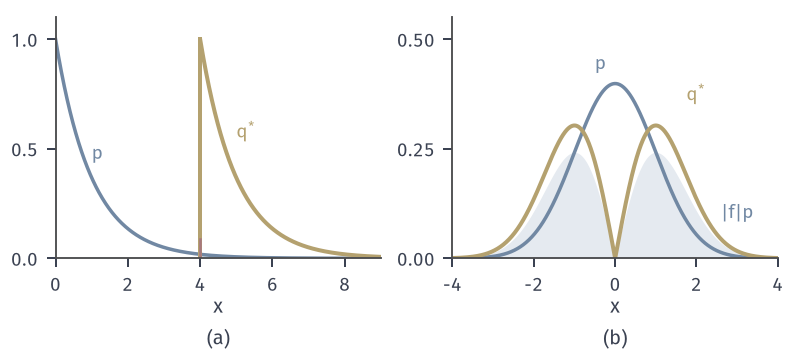

The Python source for this figure:
from pathlib import Path
import sys
HERE = Path(__file__).resolve().parent
sys.path.insert(0, str(HERE.parent/"vr-common"))
from vr_fig import *
# Ideal proposals q* = |f| p / E_P|f|.
# (a) p = Exp(1), f = 1{x>4}: |f|p = e^{-x} on x>4 (area e^{-4}), q*(x) = e^{-(x-4)} on x>4.
# (b) p = N(0,1), f(x) = x: |f|p = |x| phi(x), q*(x) = |x| phi(x)/sqrt(2/pi); I = 0, minimal variance 2/pi.
fig, axs = figure(width_mm=112, height_mm=50, ncols=2)
panel(fig, left=.07, right=.98, bottom=.27, top=.95, wspace=.22)
a, b = axs
x = np.linspace(0, 9, 900); p = np.exp(-x); qs = np.where(x > 4, np.exp(-(x-4)), 0)
m = x > 4
a.fill_between(x[m], 0, p[m], color=BLUE_FILL, lw=0)
a.plot(x, p, color=BLUE, lw=1.4)
a.plot(x[m], qs[m], color=YELLOW, lw=1.6); a.plot([4, 4], [0, 1], color=YELLOW, lw=1.6)
a.axvline(4, color=RED, lw=1.0, ymax=.08)
a.set_xlim(0, 9); a.set_ylim(0, 1.1); a.set_xticks([0, 2, 4, 6, 8]); a.set_yticks([0, .5, 1])
lab(a, 1.0, .45, r'$p$', BLUE); lab(a, 5.0, .55, r'$q^{*}$', YELLOW)
axlab(a, '$x$')
x = np.linspace(-4, 4, 801); p = phi(x); c = np.abs(x)*p; qs = c/math.sqrt(2/math.pi)
b.fill_between(x, 0, c, color=BLUE_FILL, lw=0)
b.plot(x, p, color=BLUE, lw=1.4); b.plot(x, qs, color=YELLOW, lw=1.6)
b.set_xlim(-4, 4); b.set_ylim(0, .55); b.set_xticks([-4, -2, 0, 2, 4]); b.set_yticks([0, .25, .5])
lab(b, -.5, .43, r'$p$', BLUE); lab(b, 1.75, .36, r'$q^{*}$', YELLOW); lab(b, 2.6, .09, r'$|f|p$', BLUE)
axlab(b, '$x$')
tags(fig, axs)
save(fig, HERE, 'figure', {'E_abs_f_b': math.sqrt(2/math.pi), 'min_var_b': 2/math.pi, 'I_a': math.exp(-4)})
